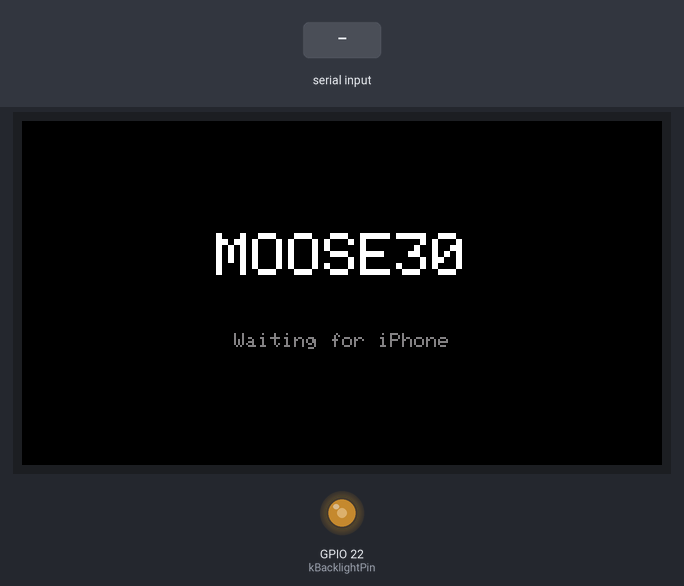
Simulated run of this program. Board: ESP32-C6. Shown: 320×172 colour display, output pins drawn as LEDs (lit = HIGH). The inputs (shaded band) are chosen by the test bench. What the program prints to the serial monitor is not drawn.

Above: at 2.2 s.
2.3 s: "TEST\n" received over Serial
At 2.7 s:
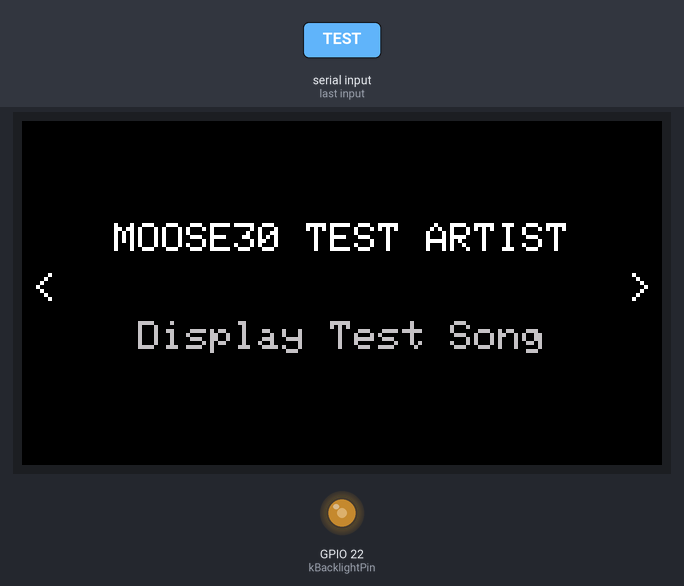
3.8 s: "CLEAR\n" received over Serial
At 4.6 s:
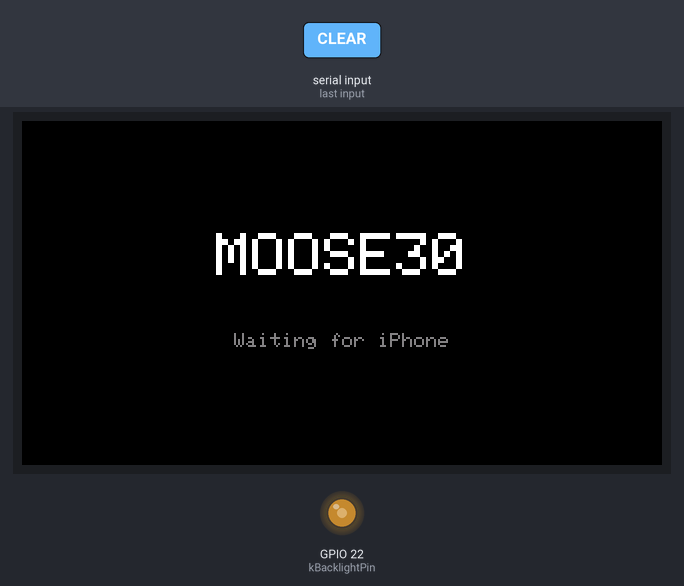
Timing chart, 0 to 6.8 s (numbered marks = the images above; inputs shaded):
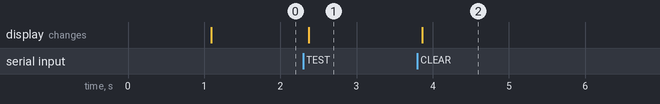

The program:

main.cpp
```cpp
#include <Arduino.h>
#include <SPI.h>
#include <Adafruit_GFX.h>
#include <Adafruit_ST7789.h>
#include "config.h"

using namespace DisplayConfig;

HardwareSerial classicLink(1);
SPIClass lcdSpi(FSPI);
Adafruit_ST7789 display(&lcdSpi, kLcdCsPin, kLcdDcPin, kLcdResetPin);

char artist[kFieldLength] = "";
char title[kFieldLength] = "";
bool connected = false;
bool playing = false;
uint32_t lastStateRequestMs = 0;
uint32_t lastHeartbeatMs = 0;
uint32_t receivedPackets = 0;
uint32_t malformedPackets = 0;

void copyField(char* destination, size_t destinationSize, const String& source) {
  if (destination == nullptr || destinationSize == 0) return;
  source.substring(0, destinationSize - 1).toCharArray(destination, destinationSize);
}

String fitText(const char* source, int maxWidth, uint8_t textSize) {
  String value = source == nullptr ? String() : String(source);
  const int charWidth = 6 * textSize;
  const int maxChars = maxWidth / charWidth;
  if (static_cast<int>(value.length()) <= maxChars) return value;
  if (maxChars <= 3) return value.substring(0, maxChars);
  return value.substring(0, maxChars - 3) + "...";
}

void drawCentered(const String& text, int centerX, int baselineY, uint8_t textSize, uint16_t color) {
  int16_t x1, y1;
  uint16_t w, h;
  display.setTextSize(textSize);
  display.setTextColor(color, ST77XX_BLACK);
  display.getTextBounds(text, 0, 0, &x1, &y1, &w, &h);
  display.setCursor(centerX - static_cast<int>(w) / 2, baselineY - static_cast<int>(h) / 2);
  display.print(text);
}

void drawScreen() {
  display.fillScreen(ST77XX_BLACK);
  display.setTextWrap(false);

  if (!connected) {
    drawCentered("MOOSE30", kScreenWidth / 2, 68, 3, ST77XX_WHITE);
    drawCentered("Waiting for iPhone", kScreenWidth / 2, 110, 1, 0x8410);
    Serial.println("[DISPLAY] rendered waiting screen");
    return;
  }

  const String shownArtist = fitText(artist[0] ? artist : "Unknown Artist", 238, 2);
  const String shownTitle = fitText(title[0] ? title : (playing ? "Playing" : "Paused"), 250, 2);

  display.setTextSize(2);
  display.setTextColor(ST77XX_WHITE, ST77XX_BLACK);
  display.setCursor(kEdgeMargin, 76);
  display.print("<");

  int16_t x1, y1;
  uint16_t w, h;
  display.getTextBounds(">", 0, 0, &x1, &y1, &w, &h);
  display.setCursor(kScreenWidth - kEdgeMargin - w, 76);
  display.print(">");

  drawCentered(shownArtist, kScreenWidth / 2, 59, 2, ST77XX_WHITE);
  drawCentered(shownTitle, kScreenWidth / 2, 108, 2, 0xC618);
  Serial.printf("[DISPLAY] rendered connected=%u playing=%u artist=\"%s\" title=\"%s\"\n",
                connected ? 1U : 0U, playing ? 1U : 0U, artist, title);
}

bool parseMetadata(const String& line) {
  if (!line.startsWith("META|")) return false;

  const int connectedSeparator = line.indexOf('|', 5);
  const int secondSeparator = connectedSeparator < 0 ? -1 : line.indexOf('|', connectedSeparator + 1);
  const int thirdSeparator = secondSeparator < 0 ? -1 : line.indexOf('|', secondSeparator + 1);
  const int fourthSeparator = thirdSeparator < 0 ? -1 : line.indexOf('|', thirdSeparator + 1);
  if (connectedSeparator < 0 || secondSeparator < 0 || thirdSeparator < 0) return false;

  connected = line.substring(5, connectedSeparator).toInt() == 1;

  // Accept both formats:
  // 1) META|connected|playing|artist|title
  // 2) META|connected|artist|title
  if (fourthSeparator >= 0) {
    playing = line.substring(connectedSeparator + 1, secondSeparator).toInt() == 1;
    copyField(artist, sizeof(artist), line.substring(secondSeparator + 1, thirdSeparator));
    copyField(title, sizeof(title), line.substring(thirdSeparator + 1));
  } else {
    copyField(artist, sizeof(artist), line.substring(secondSeparator + 1, thirdSeparator));
    copyField(title, sizeof(title), line.substring(thirdSeparator + 1));
    if (!connected) playing = false;
  }
  ++receivedPackets;

Serial.printf(
    "[UART][RX] packet=%lu connected=%u playing=%u artist=\"%s\" title=\"%s\"\n",
    static_cast<unsigned long>(millis()),
    static_cast<unsigned int>(connected),
    static_cast<unsigned int>(playing),
    artist,
    title
);
  drawScreen();
  return true;
}

void readLink() {
  static String line;
  line.reserve(kLineLength);

  while (classicLink.available() > 0) {
    const char c = static_cast<char>(classicLink.read());
    if (c == '\n') {
      line.trim();
      if (line.length() > 0 && !parseMetadata(line)) {
        ++malformedPackets;
        Serial.printf("[UART][WARN] malformed packet=%lu text=\"%s\"\n",
                      static_cast<unsigned long>(malformedPackets), line.c_str());
      }
      line = "";
    } else if (c != '\r') {
      if (line.length() < kLineLength - 1) line += c;
      else {
        ++malformedPackets;
        line = "";
        Serial.println("[UART][WARN] receive buffer overflow; line discarded");
      }
    }
  }
}

void setBacklightPercent(int percent) {
  percent = constrain(percent, 0, 100);
  const uint8_t duty = static_cast<uint8_t>(map(percent, 0, 100, 0, 255));
  analogWrite(kBacklightPin, duty);
  Serial.printf("[LCD] backlight=%d%% duty=%u\n", percent, duty);
}

void requestState(const char* reason) {
  classicLink.println("STATE");
  Serial.printf("[UART][TX] STATE reason=%s\n", reason);
}

void processUsbCommands() {
  static String command;
  while (Serial.available() > 0) {
    const char c = static_cast<char>(Serial.read());
    if (c == '\n') {
      command.trim();
      command.toUpperCase();
      if (command == "STATE") requestState("usb");
      else if (command == "NEXT" || command == "PREV") {
        classicLink.println(command);
        Serial.printf("[UART][TX] %s reason=usb\n", command.c_str());
      } else if (command == "TEST") {
        connected = true;
        playing = true;
        copyField(artist, sizeof(artist), "MOOSE30 TEST ARTIST");
        copyField(title, sizeof(title), "Display Test Song");
        drawScreen();
      } else if (command == "CLEAR") {
        connected = false;
        playing = false;
        artist[0] = '\0';
        title[0] = '\0';
        drawScreen();
      } else if (command.length() > 0) {
        Serial.println("[HELP] Commands: STATE, NEXT, PREV, TEST, CLEAR");
      }
      command = "";
    } else if (c != '\r' && command.length() < 32) command += c;
  }
}

void printHeartbeat() {
  const uint32_t now = millis();
  if (now - lastHeartbeatMs < kHeartbeatIntervalMs) return;
  lastHeartbeatMs = now;
  Serial.printf("[STATUS] uptime=%lus connected=%u playing=%u packets=%lu malformed=%lu free_heap=%u\n",
                static_cast<unsigned long>(now / 1000), connected ? 1U : 0U,
                playing ? 1U : 0U, static_cast<unsigned long>(receivedPackets),
                static_cast<unsigned long>(malformedPackets), ESP.getFreeHeap());
}

void setup() {
  Serial.begin(kSerialBaud);
  delay(800);
  Serial.println();
  Serial.println("[BOOT] MOOSE30 Waveshare ESP32-C6 display starting");
  Serial.printf("[BOOT] build=%s %s\n", __DATE__, __TIME__);
  Serial.printf("[BOOT] UART1 RX=%d TX=%d baud=%lu\n", kLinkRxPin, kLinkTxPin,
                static_cast<unsigned long>(kLinkBaud));
  Serial.printf("[BOOT] LCD MOSI=%d SCLK=%d CS=%d DC=%d RST=%d BL=%d\n",
                kLcdMosiPin, kLcdSclkPin, kLcdCsPin, kLcdDcPin, kLcdResetPin, kBacklightPin);

  classicLink.begin(kLinkBaud, SERIAL_8N1, kLinkRxPin, kLinkTxPin);

  pinMode(kBacklightPin, OUTPUT);
  setBacklightPercent(kBacklightPercent);

  Serial.println("[LCD] initializing SPI and ST7789");
  lcdSpi.begin(kLcdSclkPin, -1, kLcdMosiPin, kLcdCsPin);
  display.init(kNativeWidth, kNativeHeight, SPI_MODE0);
  display.setRotation(1);
  display.fillScreen(ST77XX_BLACK);
  Serial.printf("[LCD] ready width=%d height=%d\n", display.width(), display.height());
  if (display.width() != kScreenWidth || display.height() != kScreenHeight) {
    Serial.printf("[LCD][WARN] expected %dx%d after rotation\n", kScreenWidth, kScreenHeight);
  }

  drawScreen();
  requestState("boot");
  lastStateRequestMs = millis();
  Serial.println("[READY] MOOSE30 display controller ready");
  Serial.println("[HELP] Type TEST to draw sample metadata; CLEAR restores waiting screen");
}

void loop() {
  readLink();
  processUsbCommands();

  const uint32_t now = millis();
  if (now - lastStateRequestMs >= kStateRequestIntervalMs) {
    requestState("periodic");
    lastStateRequestMs = now;
  }

  printHeartbeat();
  delay(2);
}
```

config.h
```cpp
#pragma once
#include <Arduino.h>

namespace DisplayConfig {
constexpr uint32_t kSerialBaud = 115200;
constexpr uint32_t kLinkBaud = 115200;
constexpr uint32_t kHeartbeatIntervalMs = 5000;

constexpr int kLinkRxPin = 18;  // RX <- Classic ESP32 TX GPIO17
constexpr int kLinkTxPin = 19;  // TX -> Classic ESP32 RX GPIO16

constexpr int kLcdMosiPin = 6;
constexpr int kLcdSclkPin = 7;
constexpr int kLcdCsPin = 14;
constexpr int kLcdDcPin = 15;
constexpr int kLcdResetPin = 21;
constexpr int kBacklightPin = 22;
constexpr int kBacklightPercent = 50;

constexpr int kNativeWidth = 172;
constexpr int kNativeHeight = 320;
constexpr int kScreenWidth = 320;
constexpr int kScreenHeight = 172;
constexpr int kEdgeMargin = 5;
constexpr uint32_t kStateRequestIntervalMs = 3000;
constexpr size_t kFieldLength = 128;
constexpr size_t kLineLength = 320;
}
```

Measured:
- after the input at 2.3 s, the display: changes after 0.08 s (image 1)
- after the input at 3.8 s, the display: changes after 0.06 s (image 2)
